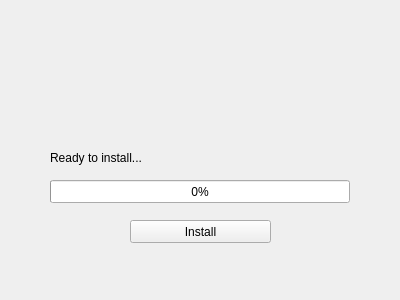
<ui version="4.0">
 <class>MainWindow</class>
 <widget class="QMainWindow" name="MainWindow">
  <property name="geometry">
   <rect>
    <x>0</x>
    <y>0</y>
    <width>400</width>
    <height>300</height>
   </rect>
  </property>
  <property name="windowTitle">
   <string>Smol Developer Installer</string>
  </property>
  <widget class="QWidget" name="centralwidget">
   <widget class="QPushButton" name="installButton">
    <property name="geometry">
     <rect>
      <x>130</x>
      <y>220</y>
      <width>141</width>
      <height>23</height>
     </rect>
    </property>
    <property name="text">
     <string>Install</string>
    </property>
   </widget>
   <widget class="QProgressBar" name="progressBar">
    <property name="geometry">
     <rect>
      <x>50</x>
      <y>180</y>
      <width>300</width>
      <height>23</height>
     </rect>
    </property>
    <property name="value">
     <number>0</number>
    </property>
   </widget>
   <widget class="QLabel" name="statusLabel">
    <property name="geometry">
     <rect>
      <x>50</x>
      <y>150</y>
      <width>300</width>
      <height>16</height>
     </rect>
    </property>
    <property name="text">
     <string>Ready to install...</string>
    </property>
   </widget>
  </widget>
 </widget>
 <resources/>
 <connections/>
</ui>
